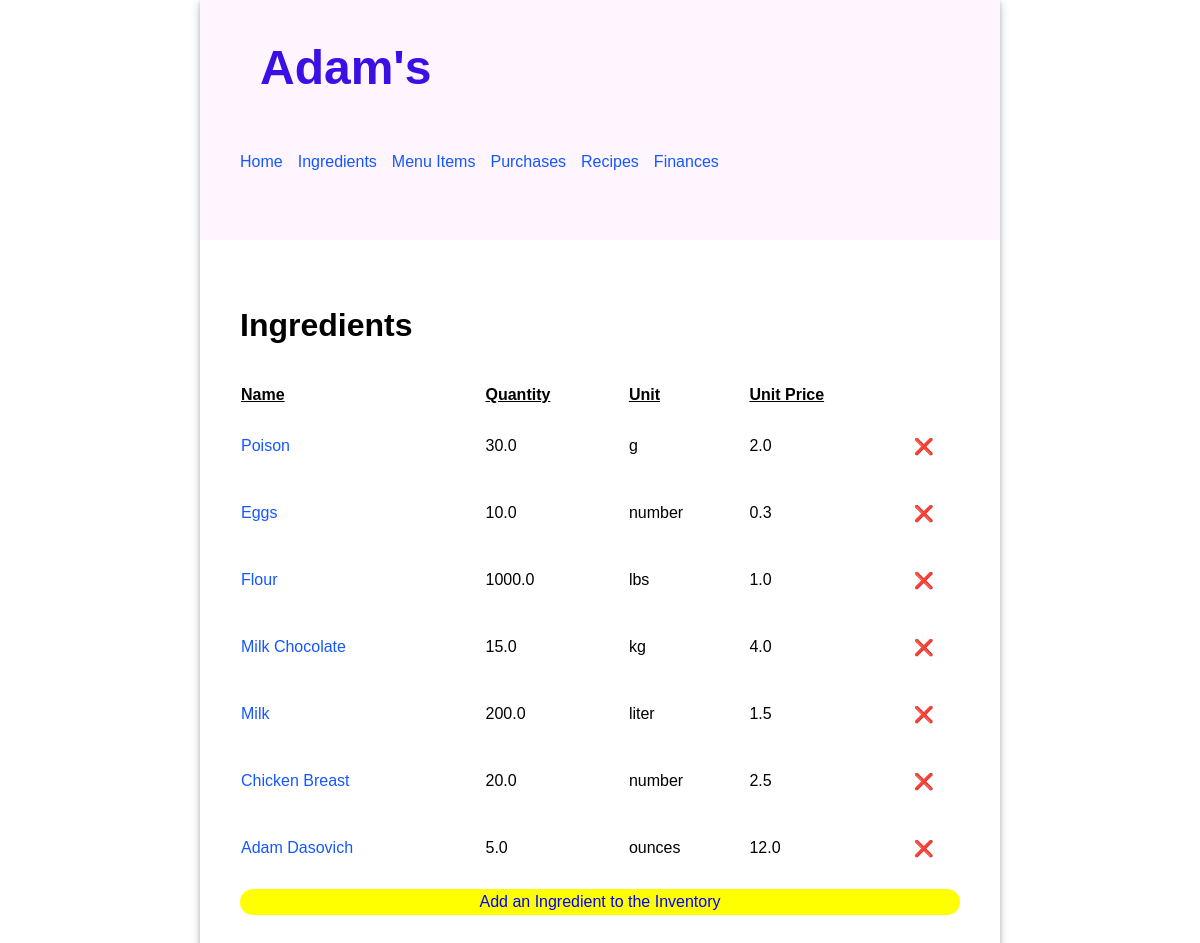
The page /ingredient/ on the database its author committed.
### inventory/models.py (models this page shows, shortened)
class Ingredient(models.Model):
    name = models.CharField(max_length=30)
    quantity = models.FloatField(default=0)
    unit = models.CharField(max_length=15)
    unit_price = models.FloatField(default=0)

### inventory/views.py (the view)
# urls.py: path('ingredient/', views.IngredientList.as_view(), name='ingredientlist'),
class IngredientList(ListView):
    model = Ingredient
    template_name = 'inventory/ingredient_list.html'

### inventory/templates/inventory/ingredient_list.html (shortened to what this page needs)
{% extends 'base.html' %}
{% load static %}
{% block content %}
  <div>
    <h2>Ingredients</h2>
    <table class="ingredient-table">
      <thead>
        <tr>
          <th>Name</th>
          <th>Quantity</th>
          <th>Unit</th>
          <th>Unit Price</th>
        </tr>
      </thead>
      <tbody>
      {% for ingredient in object_list %}
        <tr>
          <td>
            <a href="{% url "ingredientupdate" ingredient.id %}">{{ ingredient.name | title}}</a>
          </td>
          <td>
            <p>{{ ingredient.quantity }}</p>
          </td>
          <td>
            <p>{{ ingredient.unit }}</p>
          </td>
          <td>
            <p>{{ ingredient.unit_price }}</p>
          </td>
          <td><a href="{% url "ingredientdelete" ingredient.id %}" style="text-decoration: none; color: inherit;">❌</a></td>
        </tr>
      {% endfor %}
      </tbody>
    </table>
    <a href="{% url "ingredientcreate" %}" style="display: inherit; text-align: center; border-radius: 15px; text-decoration: none; color: blue; padding: 4px; background-color: yellow;">Add an Ingredient to the Inventory</a>
  </div>
{% endblock %}

### inventory/static/inventory/style.css (style rules this page uses)
body { font-family: "Oxygen", sans-serif; margin: 0; }
main h2 { font-size: 2em; }
main table { text-align: left; border-collapse: separate; border-spacing: 0 15px; width: 100%; }
main table th { text-align: left; border-collapse: separate; border-spacing: 0 15px; text-decoration: underline; }
a { text-decoration: none; color: #1557ff; }

### rows shown on the page
Ingredient: name "Poison", quantity "30.0", unit "g", unit_price "2.0"
Ingredient: name "Eggs", quantity "10.0", unit "number", unit_price "0.3"
Ingredient: name "Flour", quantity "1000.0", unit "lbs", unit_price "1.0"
Ingredient: name "Milk Chocolate", quantity "15.0", unit "kg", unit_price "4.0"
Ingredient: name "Milk", quantity "200.0", unit "liter", unit_price "1.5"
Ingredient: name "Chicken Breast", quantity "20.0", unit "number", unit_price "2.5"
Ingredient: name "Adam Dasovich", quantity "5.0", unit "ounces", unit_price "12.0"
